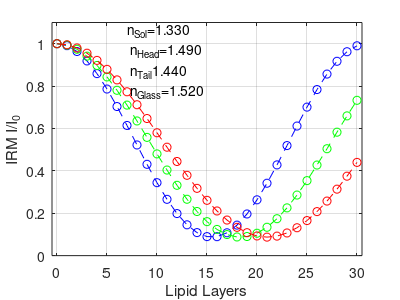
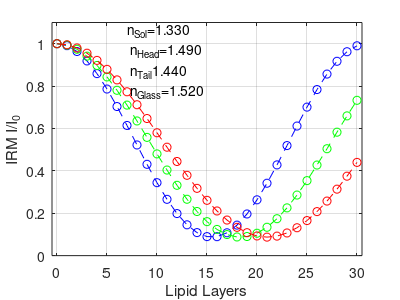
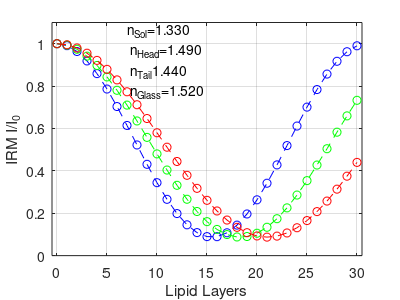

These charts were generated, in order, by the following MATLAB code:
%% III: Head-Tail Simulation, No Adlayer
clear; clc;

%IRM Light Wavelength
lambda1 = 450e-9;
lambda2 = 532e-9; 
lambda3 = 610e-9;

%Refractive Indices
n0 = 1.52; %Substrate refractive index
n1 = 1.49; %Phosphocholine lipid head group refractive index
n2 = 1.44; %Lipid tail group refractive index (octadecane used in model)
n3 = 1.33; %PBS top solution refractive index

%Distances and Wavelength
m = 0:30;
npoint=numel(m);
d1 = 0.5e-9; %Phosphocholine head thickness
d2 = 4e-9; %Tail thickness

%Fresnel Reflectance Coefficients
r01 = (n0-n1)/(n0+n1); %Substrate to head
r12 = (n1-n2)/(n1+n2); %Head to tail
r21 = -r12; %Tail to head
r13 = (n1-n3)/(n1+n3); %Head to top solution

%Fresnel Transmittance Coefficients
t01 = 2*n0/(n0+n1);  %Substrate to head
t12 = 2*n1/(n1+n2); %Head to tail
t21 = 2*n2/(n1+n2); %Tail to head
t13 = 2*n1/(n1+n3); %Head to top solution 

%Transfer Matrices between layers
M01 = [1,r01;r01,1]/t01; %Substrate to head
M12 = [1,r12;r12,1]/t12; %Head to tail
M21 = [1,r21;r21,1]/t21; %Tail to head
M13 = [1,r13;r13,1]/t13; %Head to top solution 

%Transfer Matrices within layers - 450 nm
phi1_l1 = 2*pi*n1*d1/lambda1; %Head
phi2_l1 = 2*pi*n2*d2/lambda1; %Tail
M1_l1 = [exp(1i*phi1_l1),0;0,exp(-1*1i*phi1_l1)]; %Head
M2_l1 = [exp(1i*phi2_l1),0;0,exp(-1*1i*phi2_l1)]; %Tail

%Transfer Matrices within layers - 532 nm
phi1_l2 = 2*pi*n1*d1/lambda2; %Head
phi2_l2 = 2*pi*n2*d2/lambda2; %Tail
M1_l2 = [exp(1i*phi1_l2),0;0,exp(-1*1i*phi1_l2)]; %Head
M2_l2 = [exp(1i*phi2_l2),0;0,exp(-1*1i*phi2_l2)]; %Tail

%Transfer Matrices within layers - 610 nm
phi1_l3 = 2*pi*n1*d1/lambda3; %Head
phi2_l3 = 2*pi*n2*d2/lambda3; %Tail
M1_l3 = [exp(1i*phi1_l3),0;0,exp(-1*1i*phi1_l3)]; %Head
M2_l3 = [exp(1i*phi2_l3),0;0,exp(-1*1i*phi2_l3)]; %Tail

%Light Pathway: m01 - j(m1 - m12 - m2 - m21 - m1) - m13
for j=0:(npoint-1)
	M_l1 = M01*[(M1_l1*M12*M2_l1*M21*M1_l1)^j]*M13;
	r_l1(j+1)=M_l1(2,1)/M_l1(1,1);
    	t_l1(j+1)=1/M_l1(1,1);
	
	M_l2 = M01*[(M1_l2*M12*M2_l2*M21*M1_l2)^j]*M13;
	r_l2(j+1)=M_l2(2,1)/M_l2(1,1);
    	t_l2(j+1)=1/M_l2(1,1);
	
	M_l3 = M01*[(M1_l3*M12*M2_l3*M21*M1_l3)^j]*M13;
	r_l3(j+1)=M_l3(2,1)/M_l3(1,1);
    	t_l3(j+1)=1/M_l3(1,1);
end
for k=1:npoint
        R_l1(k)=norm(r_l1(k))^2;
        T_l1(k)=norm(t_l1(k))^2*n3/n0;
		
		R_l2(k)=norm(r_l2(k))^2;
        T_l2(k)=norm(t_l2(k))^2*n3/n0;
		
		R_l3(k)=norm(r_l3(k))^2;
        T_l3(k)=norm(t_l3(k))^2*n3/n0;
end

Rbg=(((n0-n3)./(n0+n3)).^2);
CIRM_l1=R_l1./Rbg;
CIRM_l2=R_l2./Rbg;
CIRM_l3=R_l3./Rbg;


%Creating the graph
figure(2);
plot(m,CIRM_l1,'b--o')
hold on 
plot(m,CIRM_l2,'g--o')
plot(m,CIRM_l3,'r--o')
hold off
xlabel('Lipid Layers')
ylabel('IRM I/I_0')
grid on;
ylim([0,1.1])
xlim([min(m)-0.5,max(m)+0.5])
textct=sprintf('n_S_o_l=%4.3f\n n_H_e_a_d=%4.3f\n n_T_a_i_l%4.3f\n n_G_l_a_s_s=%4.3f\n',n3,n1,n2,n0);
% text('Position',[20 1 0]);
% text(min(xlim())+0.6*(max(xlim())-min(xlim())),0.8*min(ylim())+0.2*(max(ylim())-min(ylim())),textct);
text(7,0.9,textct);

set(gcf,'PaperUnits','inches','PaperPosition',[0 0 4 3])
opfnhead=sprintf('nSol=%4.2f,nHead=%4.2f,nTail=%4.2f, wavelength=%4.1fnm, HeadTailNoAdlayer',n3,n1,n2,lambda1*1e9);
print([opfnhead,'.png'],'-dpng');
dlmwrite([opfnhead,'.dat'],[m,CIRM_l1],'\t');
I_glass=4000;
Mimg=I_glass*ones(1024,1024);
Mimg(212:812,212:812)=I_glass*CIRM_l1(2);
Mimg(412:612,412:612)=I_glass*CIRM_l1(3);
imwrite(uint16(Mimg),[opfnhead,'.tif']);

opfnhead=sprintf('nSol=%4.2f,nHead=%4.2f,nTail=%4.2f, wavelength=%4.1fnm, HeadTailNoAdlayer',n3,n1,n2,lambda2*1e9);
print([opfnhead,'.png'],'-dpng');
dlmwrite([opfnhead,'.dat'],[m,CIRM_l2],'\t');
I_glass=4000;
Mimg=I_glass*ones(1024,1024);
Mimg(212:812,212:812)=I_glass*CIRM_l2(2);
Mimg(412:612,412:612)=I_glass*CIRM_l2(3);
imwrite(uint16(Mimg),[opfnhead,'.tif']);

opfnhead=sprintf('nSol=%4.2f,nHead=%4.2f,nTail=%4.2f, wavelength=%4.1fnm, HeadTailNoAdlayer',n3,n1,n2,lambda3*1e9);
print([opfnhead,'.png'],'-dpng');
dlmwrite([opfnhead,'.dat'],[m,CIRM_l3],'\t');
I_glass=4000;
Mimg=I_glass*ones(1024,1024);
Mimg(212:812,212:812)=I_glass*CIRM_l3(2);
Mimg(412:612,412:612)=I_glass*CIRM_l3(3);
imwrite(uint16(Mimg),[opfnhead,'.tif']);
